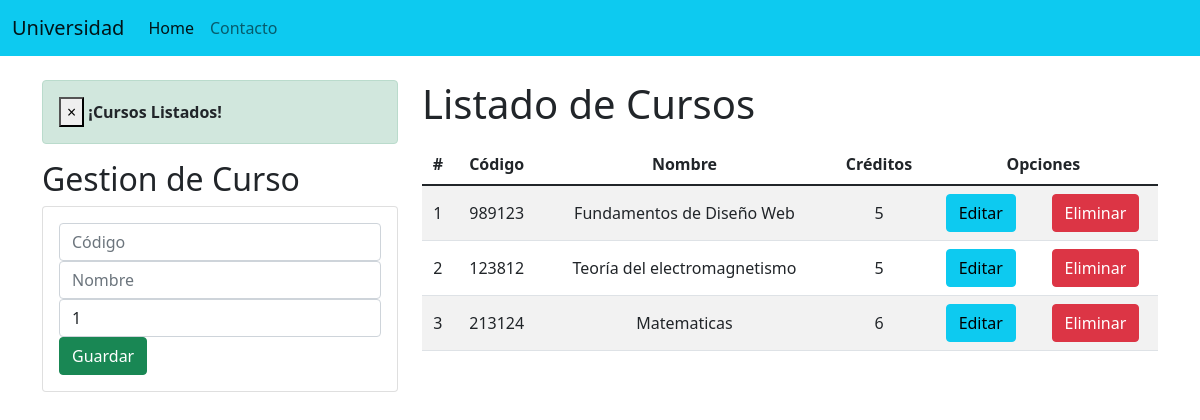
The page / on the database its author committed.
### Aplicaciones/Academico/models.py (models this page shows, shortened)
class Curso(models.Model):
    codigo = models.CharField(primary_key=True, max_length=6)
    nombre = models.CharField(max_length=50)
    creditos = models.PositiveSmallIntegerField()

### Aplicaciones/Academico/views.py (the view)
# urls.py: path('', views.home),
def home(request):
    cursosListados = Curso.objects.all()
    messages.success(request, '¡Cursos Listados!')
    return render(request, "gestionCursos.html", {"cursos": cursosListados})

### Aplicaciones/Academico/templates/gestionCursos.html (shortened to what this page needs)
{% extends "./base.html" %}
{% block body %}
<div class="row">
    <div class=" col-sm-12 col-md-6 col-lg-4  col-xl-4">
        {% if messages %}
        {% for message  in messages %}
        <div class="alert alert-dismissible alert-success">
            <button type="button" class="close" data-dismiss="alert"> &times;</button>
            <strong class ="text-dark"> {{message}} </strong>
        </div>
        {% endfor %}
        {% endif %}
        <h2>Gestion de Curso</h2>
        <div class="card">
            <div class="card-body">
                <form action="/registrarCurso/" method="POST">{% csrf_token %}
                    <div class="form-group">
                        <input type="text" id="txtCodigo" name="txtCodigo" class="form-control" placeholder="Código"
                            minlength="6" maxlength="6" required>
                    </div>
                    <div class="form-group">
                        <input type="text" id="txtNombre" name="txtNombre" class="form-control" placeholder="Nombre"
                            maxlength="50" required>
                    </div>
                    <div class="form-group">
                        <input type="text" id="numCreditos" name="numCreditos" class="form-control" min="1" max="9"
                            value="1" required>
                    </div>
                    <div class="form-group">
                        <button type="submit" class="btn btn-success btn-block text-white">Guardar</button>
                    </div>
                </form>
            </div>
        </div>
    </div>
    <div class=" col-sm-12 col-md-6 col-lg-8  col-xl-8">
        <h1>Listado de Cursos</h1>
        <div class="table-responsive py-2">
            <table class="table table-striped">
                <thead>
                    <tr>
                        <th>#</th>
                        <th>Código</th>
                        <th>Nombre</th>
                        <th>Créditos</th>
                        <th colspan="2">Opciones</th>
                    </tr>
                </thead>
                <tbody>
                    {% for c in cursos %}
                    <tr>
                        <td>{{forloop.counter}}</td>
                        <td>{{c.codigo}}</td>
                        <td>{{c.nombre}}</td>
                        <td>{{c.creditos}}</td>
                        <td><a href="edicionCurso/{{c.codigo}}" class="btn btn-info">Editar</a></td>
                        <td><a href="eliminacionCurso/{{c.codigo}}" class="btn btn-danger btnEliminacion">Eliminar</a></td>
                    </tr>
                    {% endfor %}
                </tbody>
            </table>
        </div>
    </div>
</div>
{% endblock %}

### Aplicaciones/Academico/templates/base.html (shortened to what this page needs)
<!DOCTYPE html>
<html lang="en">
<head>
    {% load static %}
    <link href="https://cdn.jsdelivr.net/npm/bootstrap@5.1.1/dist/css/bootstrap.min.css" rel="stylesheet">
    <link rel="stylesheet" href="{% static 'css/gestionCursos.css' %}">
</head>
<body>
    <nav class="navbar navbar-expand-lg navbar-light bg-info">
        <div class="container-fluid">
          <a class="navbar-brand" href="#">Universidad</a>
          <div class="collapse navbar-collapse" id="navbarNav">
            <ul class="navbar-nav">
              <li class="nav-item">
                <a class="nav-link active" aria-current="page" href="#">Home</a>
              </li>
              <li class="nav-item">
                <a class="nav-link" href="#">Contacto</a>
              </li
              </li>
            </ul>
          </div>
        </div>
      </nav>
      <div class="container py-4">
          {% block body %}{% endblock %}
      </div>
</body>
</html>

### Aplicaciones/Academico/static/css/gestionCursos.css (style rules this page uses)
th, td { text-align: center; vertical-align: middle; }

### rows shown on the page
Curso: codigo "989123", nombre "Fundamentos de Diseño Web", creditos "5"
Curso: codigo "123812", nombre "Teoría del electromagnetismo", creditos "5"
Curso: codigo "213124", nombre "Matematicas", creditos "6"

### other values the page prints
{{ message }} "¡Cursos Listados!"
